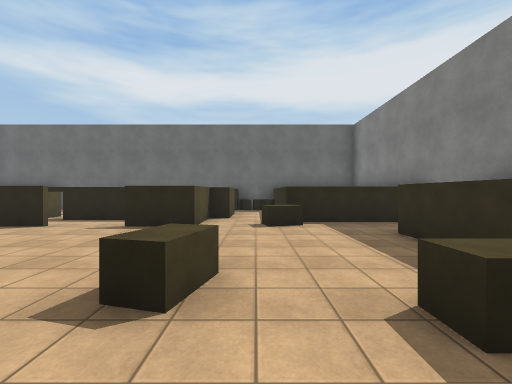
View 1 (above)

16 first-person views from a walk through a 3-D level made in the Unity game engine. The camera is 1.5 m above the floor, looks level and sees 90° across. The floor is counted in squares, 2 m on a side. Each view is taken from the middle of a square. On the plan, view 1 faces up. The plan holds only what a view shows up to about 9 squares ahead; the rest is blank. The place goes on beyond the plan. The player character is not drawn. Surface patterns are stand-ins for the level's own textures.

View 2
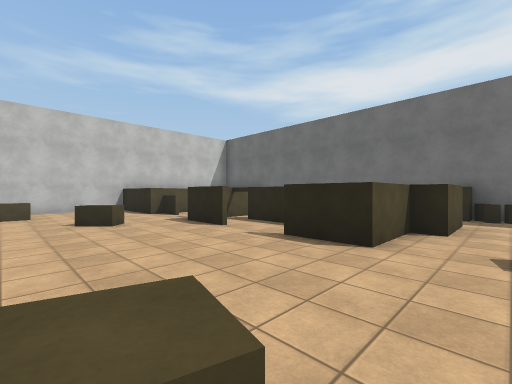

View 3
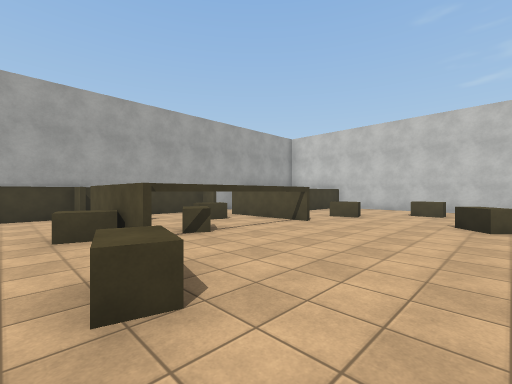

View 4
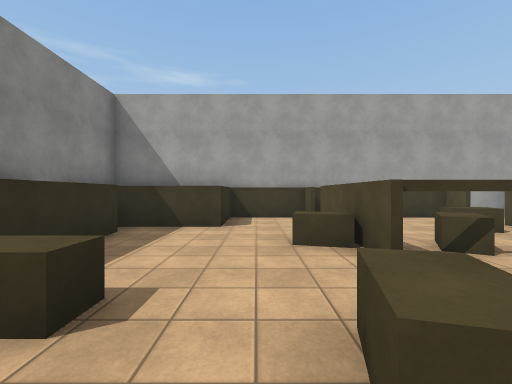

View 5
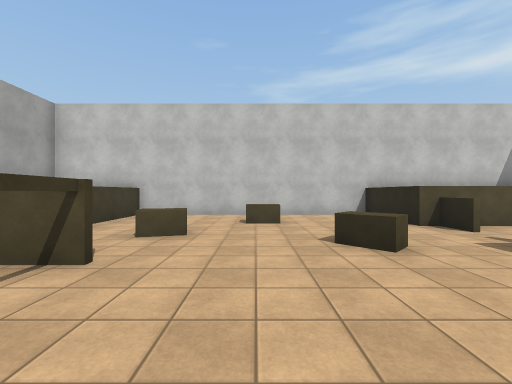

View 6
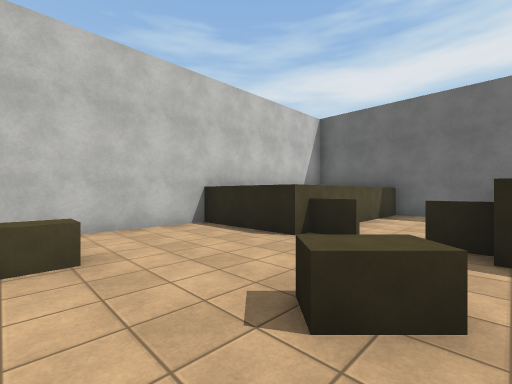

View 7
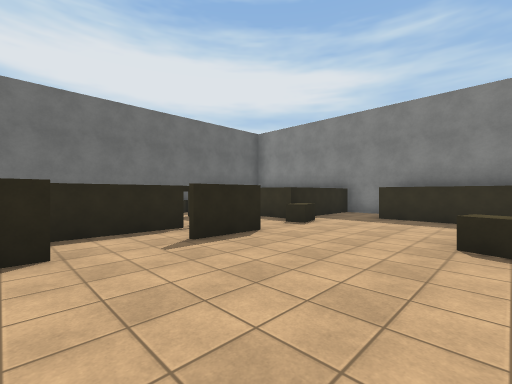

View 8
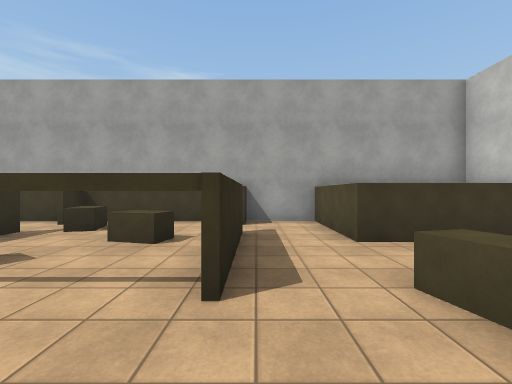

View 9
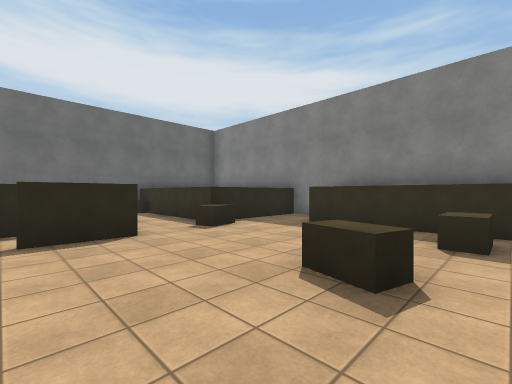

View 10
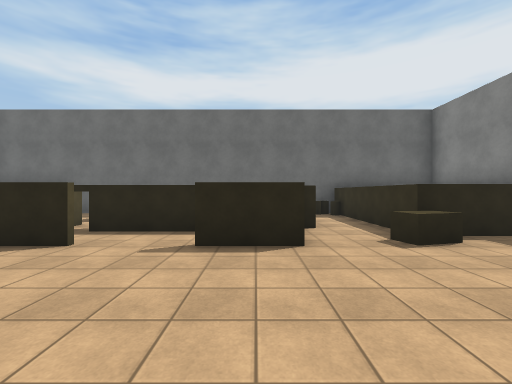

View 11
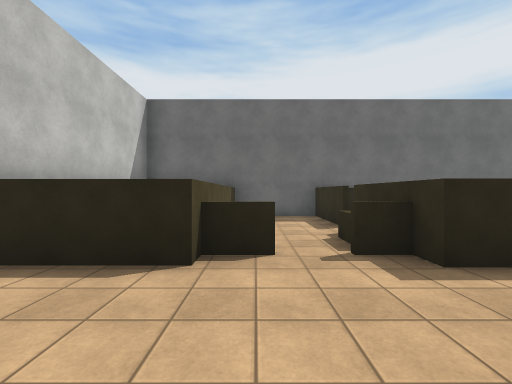

View 12
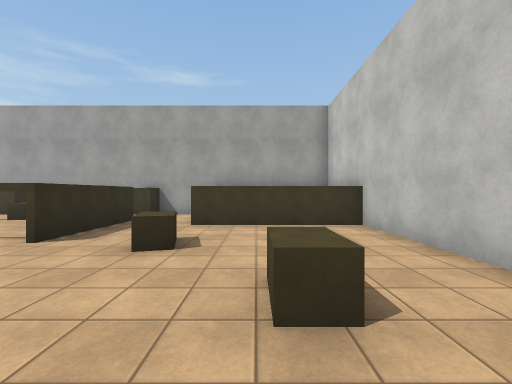

View 13
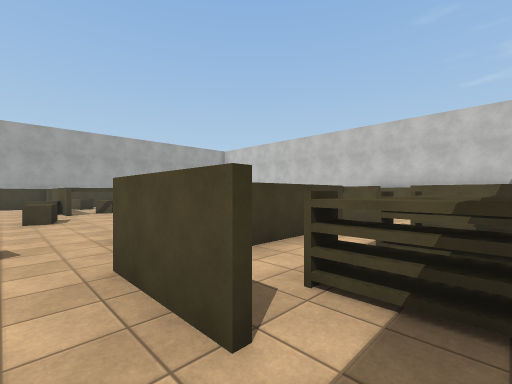

View 14
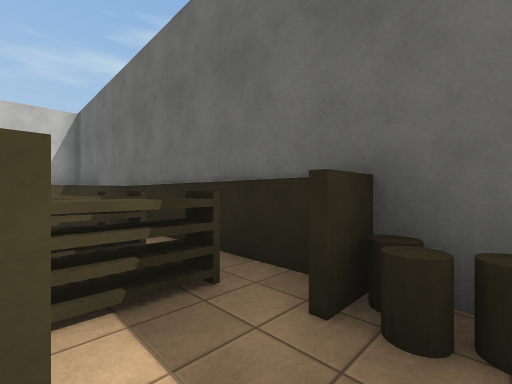

View 15
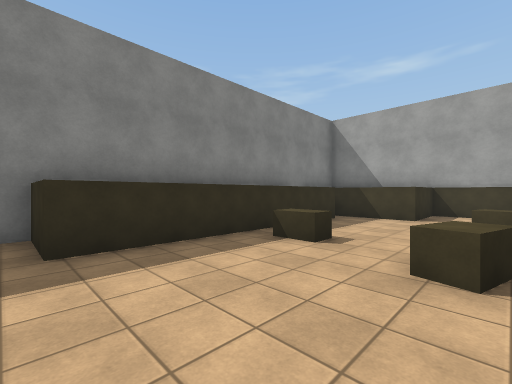

View 16
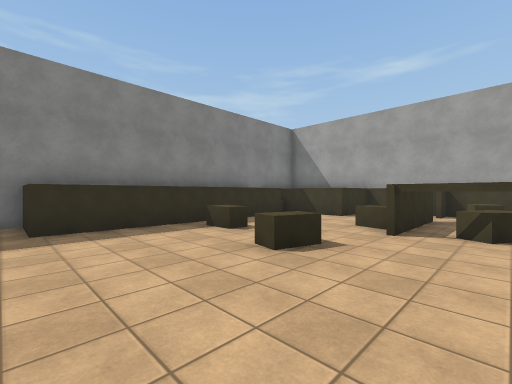

### Floor plan
Key: @ floor where view 1 was taken; # wall or solid block; . floor; = window, fence, low wall or low ledge; ^ raised ledge.
Columns run from 12 left of view 1 to 5 right of it. Each row starts with its distance up from view 1.
 11    ^### #####^
 10    ^..# #^^..^
  9    ^..# #^^#.^
  8    ^..# #  #.^
  7    ^..######.^^^^
  6 #^^^..##..##.^...#
  5 #................#
  4 #....^.........###
  3 #....=.........#
  2 #..^.......^...#
  1 #.............=#
  0 #...^.###^#.@..#
 -1 #.....#..^#^...#
 -2 #^^^^.#.^ #....#
 -3     ^....^...###
 -4     ^.#..=#..#
 -5     ##########

Positions as (right, up) in squares from view 1, and headings:
1: (0, 0), facing up
2: (0, 2), facing up-left
3: (0, 4), facing down-left
4: (0, 3), facing down
5: (-3, 2), facing left
6: (-6, 2), facing up-left
7: (-5, 2), facing up-right
8: (-6, 2), facing down
9: (-3, 1), facing up-right
10: (-2, 2), facing up
11: (-8, 3), facing up
12: (-9, 4), facing down
13: (0, 10), facing down-left
14: (0, 9), facing up-left
15: (-1, 5), facing down-right
16: (-3, 5), facing down-right
